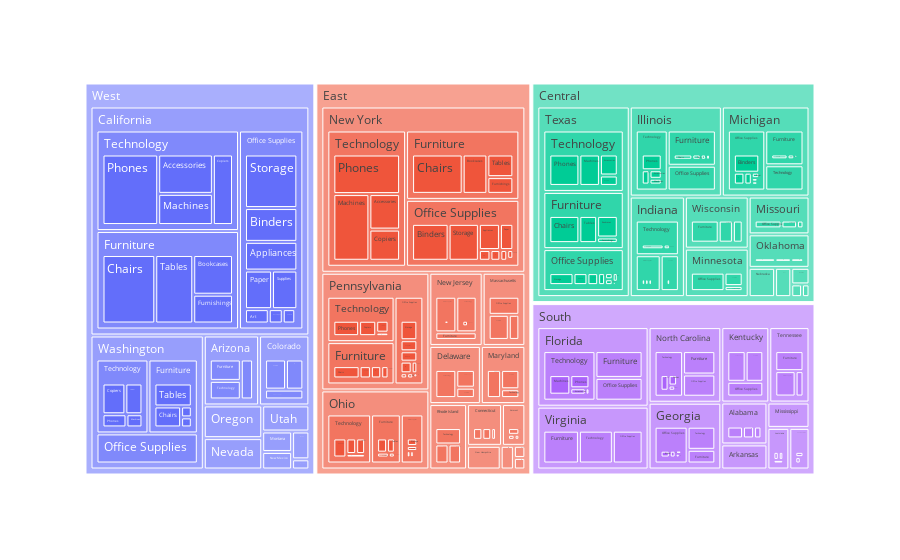

The cell this chart's notebook holds for it:
### Code cell
import plotly.express as px

fig = px.treemap(df, 
                 path=['Region', 'State', 'Category', 'Sub-Category'],
                 values='Sales') 
fig.show()

### Figure 1 — Plotly figure (JSON) as saved in the notebook; plotly's stock layout.template omitted (floating-point values rounded to 4 significant figures; data arrays with more than 128 entries replaced by an {"elided": "..."} marker saying what was removed)
{"data": [{"branchvalues": "total", "domain": {"x": [0, 1], "y": [0, 1]}, "hovertemplate": "labels=%{label}<br>Sales=%{value}<br>parent=%{parent}<br>id=%{id}<extra></extra>", "ids": {"elided": "851 str values"}, "labels": {"elided": "851 str values"}, "level": "0520c6", "name": "", "parents": {"elided": "851 str values"}, "type": "treemap", "values": {"elided": "851 float values"}}], "layout": {"autosize": true, "legend": {"tracegroupgap": 0}, "margin": {"t": 60}}}
